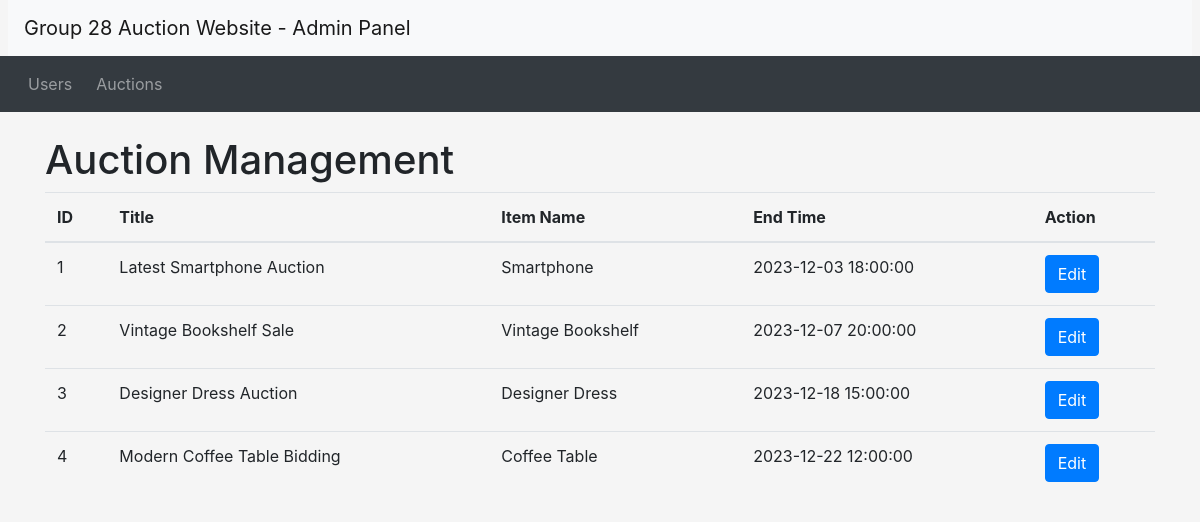
The app's page /admin_auctions.php with its own data.
### tables this page shows
CREATE TABLE Auction (
    auction_id INT(11) AUTO_INCREMENT PRIMARY KEY,
    item_id INT(11),
    user_id INT(11),
    start_time DATETIME NOT NULL,
    end_time DATETIME NOT NULL,  
    auction_title VARCHAR(255),
    reserve_price FLOAT(2),
    starting_price FLOAT(2),
    FOREIGN KEY (item_id) REFERENCES Item(item_id),
    FOREIGN KEY (user_id) REFERENCES Users(user_id) ON DELETE CASCADE
);

CREATE TABLE Item (
    item_id INT(11) AUTO_INCREMENT PRIMARY KEY,
    name VARCHAR(255) NOT NULL,
    description VARCHAR(511),
    category ENUM('Electronics', 'Fashion', 'Home', 'Books', 'Other') NOT NULL,
    colour ENUM('Red', 'Orange', 'Yellow', 'Green', 'Blue', 'Purple', 'Pink', 'White', 'Grey', 'Black', 'Brown', 'Other'),
    `condition` ENUM('Great', 'Good', 'Okay', 'Poor'),
    photo VARCHAR(255)  
);

### database.php (called while the page is built, shortened)
<?php
function db_query($connection, $query)
{
  $result = mysqli_query($connection, $query);
  return $result;
}
function db_fetch_single($result)
{
  return mysqli_fetch_assoc($result);
}

### admin_auctions.php (the view, shortened to what this page needs)
<?php require("database.php"); ?>
<?php include_once("admin_header.php")?>
<?php
$connection = db_connect();
$query = "SELECT Auction.auction_id, Auction.auction_title, Item.name, Auction.end_time
          FROM Auction
          INNER JOIN Item ON Auction.item_id = Item.item_id";
$result = db_query($connection, $query);
?>
<!doctype html>
<html lang="en">
<head>
</head>
<body>
  <div class="container mt-4">
    <h1>Auction Management</h1>
    <table class="table">
      <thead>
        <tr>
          <th>ID</th>
          <th>Title</th>
          <th>Item Name</th>
          <th>End Time</th>
          <th>Action</th>
        </tr>
      </thead>
      <tbody>
        <?php while ($row = db_fetch_single($result)) { ?>
          <tr>
            <td><?php echo $row['auction_id']; ?></td>
            <td><?php echo $row['auction_title']; ?></td>
            <td><?php echo $row['name']; ?></td>
            <td><?php echo $row['end_time']; ?></td>
            <td>
              <a href="admin_edit_auction.php?auction_id=<?php echo $row['auction_id']; ?>" class="btn btn-primary">Edit</a>
            </td>
          </tr>
        <?php } ?>
      </tbody>
    </table>
  </div>
</body>
</html>

### css/custom.css (style rules this page uses)
body { background-color: #f5f5f5; }

### records on screen
auction: auction_id "1", auction_title "Latest Smartphone Auction", item.name "Smartphone", end_time "2023-12-03 18:00:00"
auction: auction_id "2", auction_title "Vintage Bookshelf Sale", item.name "Vintage Bookshelf", end_time "2023-12-07 20:00:00"
auction: auction_id "3", auction_title "Designer Dress Auction", item.name "Designer Dress", end_time "2023-12-18 15:00:00"
auction: auction_id "4", auction_title "Modern Coffee Table Bidding", item.name "Coffee Table", end_time "2023-12-22 12:00:00"
